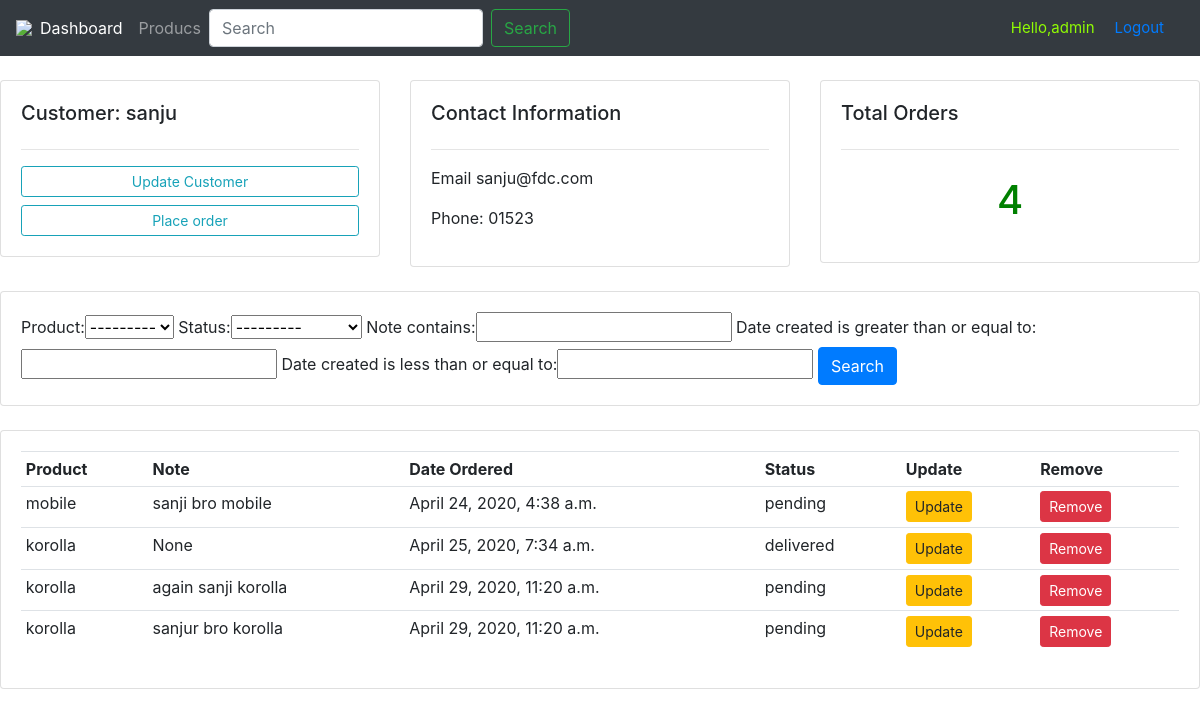
The page /customer/2/ (signed in) on the database its author committed.
### accounts/models.py (models this page shows, shortened)
class Customer(models.Model):
    name=models.CharField(max_length=200)
    phone=models.CharField(max_length=200)
    email=models.CharField(max_length=200,null=True)
    date_created=models.DateTimeField(auto_now_add=True,null=True)

class Order(models.Model):
    STATUS=(('pending','pending'),
    ('out of delivery','out of delivery'),
    ('delivered','delivered'),)
    customer = models.ForeignKey(Customer,null=True,on_delete=models.SET_NULL)
    product = models.ForeignKey(Product,null=True,on_delete=models.SET_NULL)
    date_created = models.DateTimeField(auto_now_add=True,null=True)
    status = models.CharField(max_length=200, choices=STATUS)
    note=models.CharField(max_length=1200,null=True)

class Product(models.Model):
    CATEGORY=(('in door','in door'),
            ('out door','out door'),)
    name=models.CharField(max_length=200)
    price=models.FloatField(null=True)
    category=models.CharField(max_length=200,null=True ,choices=CATEGORY)
    description=models.CharField(max_length=500)
    date_created=models.DateTimeField(auto_now_add=True,null=True)
    tags = models.ManyToManyField(Tag)
    def __str__(self):
        return self.name

### accounts/views.py (the view)
# urls.py: path('customer/<str:pk_test>/', views.customer,name='customer'),
@login_required(login_url='accounts:login')
def customer(request, pk_test):
    customer=Customer.objects.get(id=pk_test)
    orders=customer.order_set.all()
    order_count=orders.count()
    myFilter=OrderFilter(request.GET,queryset=orders)
    orders =myFilter.qs
    context={'customer': customer,
    'orders':orders,
    'myFilter':myFilter}
    return render(request,'accounts/customer.html',context)

### accounts/templates/accounts/customer.html
  {% extends 'accounts/main.html' %}
  {% block body %}
<br>
	<div class="row">
		<div class="col-md">
			<div class="card card-body customer-card">
				<h5>Customer: {{customer.name}}</h5>
				<hr>
				<a href="" class="btn btn-outline-info btn-sm btn-block">Update Customer</a>
				<a href="{% url 'accounts:create_order' customer.id %}" class="btn btn-outline-info btn-sm btn-block">Place order</a>
			</div>
		</div>
		<div class="col-md">
			<div class="card card-body info-card">
				<h5>Contact Information</h5>
				<hr>
				<p>Email {{customer.email}} </p>
				<p>Phone: {{customer.phone}} </p>
			</div>
		</div>
		<div class="col-md">
			<div class="card card-body total-orders">
				<h5>Total Orders</h5>
				<hr>
				<h1 style="text-align: center; padding: 10px">{{orders.count}}</h1>
			</div>
		</div>
	</div>
<br>
	<div class="row">
		<div class="col">
			<div class="card card-body">
				<form method="get">
          {{myFilter.form}}
					<button class="btn btn-primary" type="submit">Search</button>
				</form>
			</div>
		</div>
	</div>
	<br>
	<div class="row">
		<div class="col-md">
			<div class="card card-body">
				<table class="table table-sm">
					<tr>
						<th>Product</th>
						<th>Note</th>
						<th>Date Ordered</th>
						<th>Status</th>
						<th>Update</th>
						<th>Remove</th>
					</tr>
					{% for o in orders %}
						<tr>
							<td>{{o.product}}</td>
							<td>{{o.note}}</td>
							<td>{{o.date_created}}</td>
							<td>{{o.status}}</td>
							<td><a href="{% url 'accounts:update_order' o.id %}" class="btn btn-warning btn-sm">Update</a></td>
							<td><a href="{% url 'accounts:delete_order' o.id %}" class="btn btn-danger btn-sm">Remove</a></td>
						</tr>
					{% endfor %}
				</table>
			</div>
		</div>
	</div>
{% endblock %}

### accounts/templates/accounts/navbar.html (shortened to what this page needs)
{% load static %}
<nav class="navbar navbar-expand-lg navbar-dark bg-dark">
  <img src="{% static "accounts/images/image.png" $}">
  <div class="collapse navbar-collapse" id="navbarTogglerDemo02">
    <ul class="navbar-nav mr-auto mt-2 mt-lg-0">
      <li class="nav-item active">
        <a class="nav-link" href="{% url 'accounts:home' %}">Dashboard  </a>
      </li>
      <li class="nav-item">
        <a class="nav-link" href="{% url 'accounts:products' %}">Producs</a>
      </li>
    <form class="form-inline my-2 my-lg-0">
      <input class="form-control mr-sm-2" type="search" placeholder="Search">
      <button class="btn btn-outline-success my-2 my-sm-0" type="submit">Search</button>
    </form>
  </div>
<span class="hello-msg"> Hello,{{request.user}} </span>
<span class="hello-msg"> <a href="{% url 'accounts:logout'%}" >Logout</a> </span>
</nav>

### accounts/static/accounts/css/style.css (style rules this page uses)
h1 { color: green; }

### accounts/templates/accounts/navbar.html (style rules this page uses)
.hello-msg { font-size:15px; color:#90fc03; margin-right:20px; }

### rows shown on the page
Customer: name "sanju", email "sanju@fdc.com", phone "01523"
Order: product "mobile", note "sanji bro mobile", date_created "April 24, 2020, 4:38 a.m.", status "pending"
Order: product "korolla", note "None", date_created "April 25, 2020, 7:34 a.m.", status "delivered"
Order: product "korolla", note "again sanji korolla", date_created "April 29, 2020, 11:20 a.m.", status "pending"
Order: product "korolla", note "sanjur bro korolla", date_created "April 29, 2020, 11:20 a.m.", status "pending"

### other values the page prints
{{ request.user }} "admin"
{{ orders.count }} "4"
